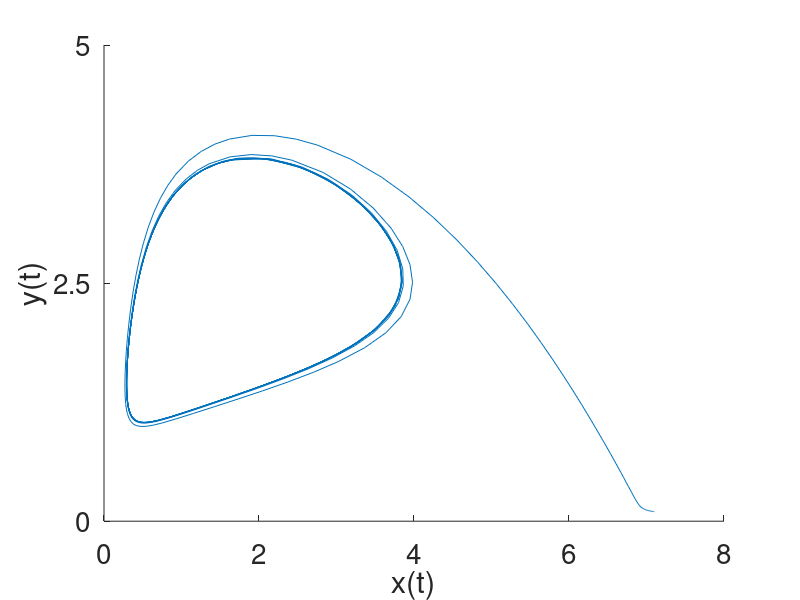
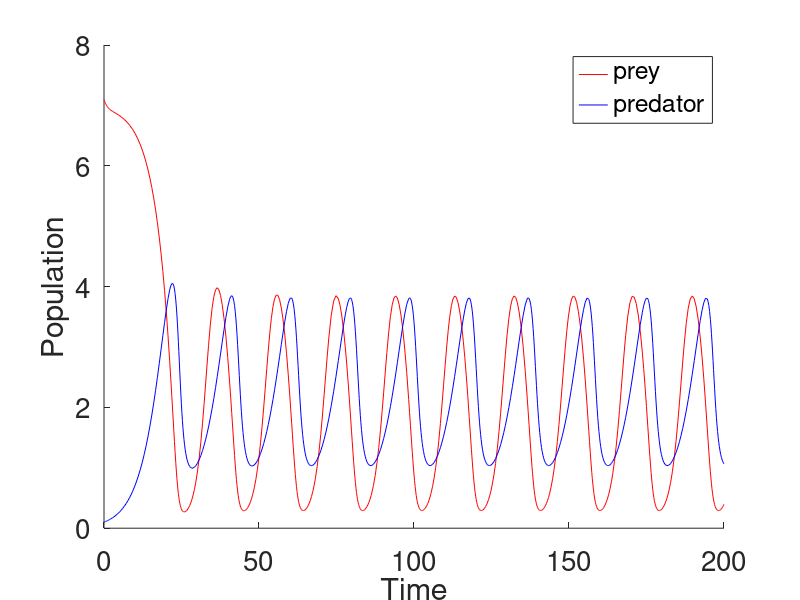

Source code (MATLAB) for these figures, in order:
% Program_12a: Predator-Prey Model.
% Phase portrait and time series solutions.
% Chapter 12 - Interacting Species.
% Copyright Springer 2025. Stephen Lynch.
hold on
Tmax=200;
sys = @(t,x) [x(1)*(1-x(1)/7)-6*x(1)*x(2)/(7+7*x(1));...
    0.2*x(2)*(1-.5*x(2)/x(1))];
options = odeset('RelTol',1e-4,'AbsTol',1e-4);
[t,xa]=ode45(sys,[0 Tmax],[7.1 .1],options);
plot(xa(:,1),xa(:,2))
axis([0 8 0 5]);
set(gca,'FontSize',20);
fsize=15;
set(gca,'XTick',0:2:8)
set(gca,'YTick',0:2.5:5)
xlabel('x(t)')
ylabel('y(t)')
hold off
figure
hold on
set(gca,'FontSize',20);
plot(t,xa(:,1),'r')
plot(t,xa(:,2),'b')
legend('prey','predator')
axis([0 Tmax 0 8])
set(gca,'XTick',0:50:Tmax)
set(gca,'YTick',0:2:8)
xlabel('Time')
ylabel('Population')
hold off
% End Program_12a.